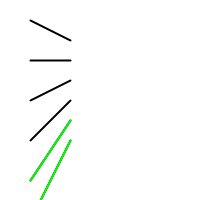
Frame 1 (no input)
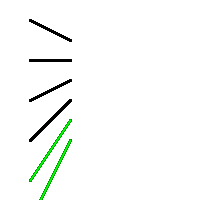
Frame 60 (the mouse pressed at the canvas centre just before this capture)
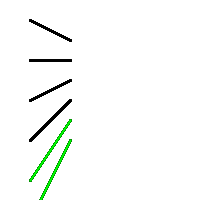
Frame 120 (the mouse held since frame 60 and released just before this capture)

The Processing sketch that drew these frames (run headless with seeded random() and noise(); from frame 60 on, the mouse is pressed at the canvas centre):

// Processing sketch: processing_97187
// ── processing_97187.pde

void setup (){
size(200,200);
background(255);
}

void draw() {
for(int x=10; x<120 ; x= x+20)
{ stroke (0);
strokeWeight(2);
line(30,x*2,70,x+30);
if ( x > 70 ){ 
  stroke (0,255,0);
line(30,x*2,70,x+30);}
}
}
